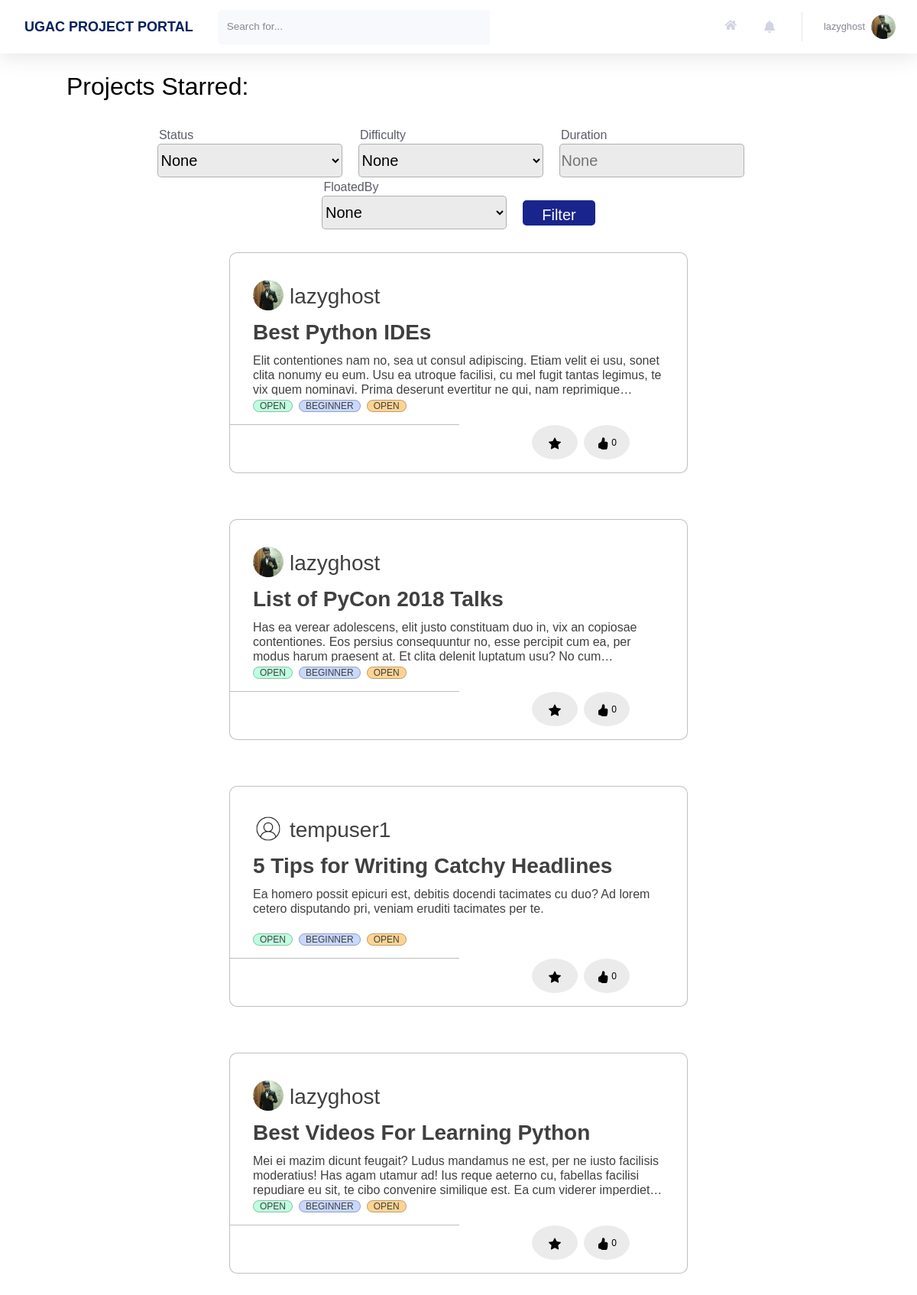
Before: /profile/projects/starred (signed in) with the older database file.
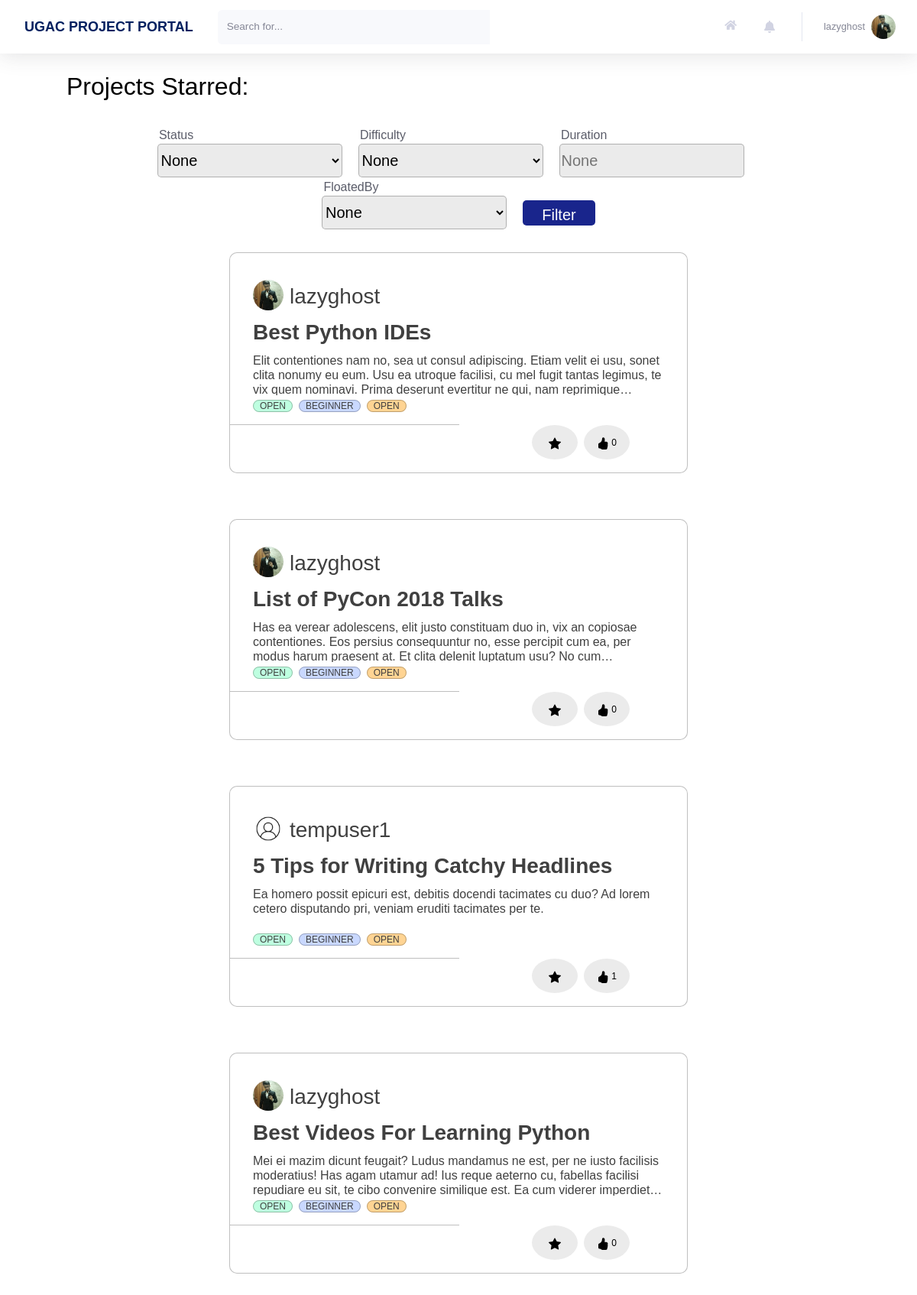
After: the same page with the newer database file.
### home/models.py (models this page shows, shortened)
class Project(models.Model):
    Title = models.CharField(max_length=30)
    Description = models.TextField()
    FloatedBy = models.ForeignKey(User, on_delete=models.CASCADE,related_name="FloatedBy")
    Mentors = models.ManyToManyField(User,related_name='Mentors')
    Status = models.CharField(max_length=10, choices=STATUS_CHOICES, default='Open')
    OpenedFor = models.CharField(max_length=300)
    Difficulty = models.CharField(max_length=15, choices=DIFFICULTY_CHOICES, default='Beginner')
    PreRequisite = models.TextField()
    Tags = models.ManyToManyField(Tag, related_name='Tags')
    Duration = models.CharField(max_length=30)
    DatePosted = models.DateTimeField(default = timezone.now)
    SelectionCriteria = models.TextField()
    MailNotification = models.CharField(max_length=5, choices=NOTIFICATION_CHOICES,default='On')
    ApplyRequest = models.ManyToManyField(User, related_name='ApplyRequest', blank = True)
    AlreadyApplied = models.ManyToManyField(User, related_name='AlreadyApplied', blank = True)
    Likes = models.IntegerField(default=0)

### users/models.py (models this page shows, shortened)
class Profile(models.Model):
    user = models.OneToOneField(User, on_delete=models.CASCADE)
    image = models.ImageField(default = 'default.jpg', upload_to='profile_pics', blank=True)
    rollno = models.CharField(max_length=10)
    year = models.CharField(max_length=30, choices = YEAR_CHOICES)
    branch = models.CharField(max_length=30, choices = BRANCH_CHOICES)
    techskills = models.TextField()
    starred_projects = models.ManyToManyField(Project, related_name='starred_projects', blank = True)
    liked_projects = models.ManyToManyField(Project, related_name='liked_projects', blank = True)
    cv = models.FileField(blank = True, upload_to='resumes')

### users/views.py (the view)
# urls.py: path('projects/starred', views.projects_starred, name = 'projects-starred'),
@login_required
def projects_starred(request):
    projects_starred = request.user.profile.starred_projects.all()
    myFilter = ProjectFilter(request.GET, queryset=projects_starred)
    filtered_projects = myFilter.qs
    user_starred_projects_id = []
    for project in request.user.profile.starred_projects.all():
        user_starred_projects_id.append(project.id)
    context = {
        'title': 'Projects Starred',
        'projects' : filtered_projects,
        'user_starred_projects_id' : user_starred_projects_id,
        'notifications': Notification.objects.filter(user=request.user).order_by('-time'),
        'myFilter': myFilter,
    }
    return render(request, 'users/profile_starred.html', context)

### home/models.py (called while the page is built)
    def __str__(self):
        return f"{self.Title}"

### users/templates/users/profile_starred.html
{% extends 'users/profile_applied.html' %}
{% block headingBlock %}
<h2>Projects Starred:</h2>
{% endblock headingBlock %}

### home/templates/home/main.html (shortened to what the changed rows need)
{% extends 'home/base.html' %}
{% load static %}
{% load crispy_forms_tags %}
{% block customStylesheets %}
<link rel="stylesheet" type="text/css" href="{% static 'home/main.css' %}">
{% endblock customStylesheets %}
{% block content %}
{% block mainContentBlock %}
<div class="project_cards">
    {% block headingBlock %}{% endblock headingBlock %}
    <br>
    {% block allProjectsBlock %}
    <div class="justify-content-center" style="display: flex; flex-wrap: wrap;" id="all-projects">
        {% for project in projects %}
            <div id="projectNumber{{ project.id }}">
                <div class = "blog-container" style="flex: 1 0 45%; margin: 30px; width: 600px; height: 289px; max-width: 600px;">
                    <div class="blog-header" style="display: flex; flex-wrap: wrap;">
                        <div class="blog-author--no-cover" style="background:url('{{project.FloatedBy.profile.image.url}}');background-size: cover; border-radius: 50%; display: inline-block;height: 40px;margin-right: 0.5rem;background-position: center;top: 8px;width: 40px; top: 27px; left: 28px; margin-top: 5px; ">
                        </div>
                        <span style="flex: 1 0 45%; ">
                            <h3 style="margin-top: 10px; color:#858796;"><a href="{% url 'profile' project.FloatedBy.id %}">{{project.FloatedBy}}</a></h3>
                        </span>
                    </div>
                    <div class="blog-body">
                        <div class="blog-title demo-a">
                            <h1><a href="/project/?project_id={{project.id}}">{{ project.Title }}</a></h1>
                        </div>
                        <div class="blog-summary demo-2">
                            <p>{{project.Description}}</p>
                        </div>
                        <div class="blog-tags">
                            <ul>
                                <li><a>{{project.Status}}</a></li>
                                <li><a>{{project.Difficulty}}</a></li>
                                {% for tag in project.Tags.all %}
                                    {% if tag %}
                                            <li>
                                                <a href="/?tag={{tag}}">{{ tag }}</a>
                                            </li>
                                    {% endif %}
                                {% endfor %}
                            </ul>
                        </div>
                    </div>
                    <hr style="width: 300px; border-top: 1px solid rgba(0, 0, 0, 0.25); margin-left: 0px; margin-bottom: 0px;">
                    <div class="blog-footer">
                        <ul>
                            <li>
                                {% if project.id not in projects_id.4 %}
                                    <button class="btn btn-primary btn-user btn-block task" style="margin-left: 430px; width: 60px;" task = "Star" project_id={{project.id}} page_number={{projects.number}}>
                                        <svg xmlns="http://www.w3.org/2000/svg" width="16" height="16" fill="currentColor" class="bi bi-star" viewBox="0 0 16 16">
                                            <path d="M2.866 14.85c-.078.444.36.791.746.593l4.39-2.256 4.389 2.256c.386.198.824-.149.746-.592l-.83-4.73 3.522-3.356c.33-.314.16-.888-.282-.95l-4.898-.696L8.465.792a.513.513 0 0 0-.927 0L5.354 5.12l-4.898.696c-.441.062-.612.636-.283.95l3.523 3.356-.83 4.73zm4.905-2.767-3.686 1.894.694-3.957a.565.565 0 0 0-.163-.505L1.71 6.745l4.052-.576a.525.525 0 0 0 .393-.288L8 2.223l1.847 3.658a.525.525 0 0 0 .393.288l4.052.575-2.906 2.77a.565.565 0 0 0-.163.506l.694 3.957-3.686-1.894a.503.503 0 0 0-.461 0z" />
                                        </svg>
                                    </button>
                                {% else %}
                                    <button class="btn btn-primary btn-user btn-block task" style="margin-left: 430px; width: 60px;" task = "Unstar" project_id={{project.id}} page_number={{projects.number}}>
                                    </button>
                                {% endif %}
                            </li>
                            <li>
                                {% if project.id not in projects_id.1 %}
                                    <button class="btn btn-primary btn-user btn-block task" style="margin-right: 75px; width: 60px;" task = "Like" project_id={{project.id}} page_number={{projects.number}}>
                                        <svg xmlns="http://www.w3.org/2000/svg" width="16" height="16" fill="currentColor" class="bi bi-hand-thumbs-up" viewBox="0 0 16 16"  >
                                            <path d="M8.864.046C7.908-.193 7.02.53 6.956 1.466c-.072 1.051-.23 2.016-.428 2.59-.125.36-.479 1.013-1.04 1.639-.557.623-1.282 1.178-2.131 1.41C2.685 7.288 2 7.87 2 8.72v4.001c0 .845.682 1.464 1.448 1.545 1.07.114 1.564.415 2.068.723l.048.03c.272.165.578.348.97.484.397.136.861.217 1.466.217h3.5c.937 0 1.599-.477 1.934-1.064a1.86 1.86 0 0 0 .254-.912c0-.152-.023-.312-.077-.464.201-.263.38-.578.488-.901.11-.33.172-.762.004-1.149.069-.13.12-.269.159-.403.077-.27.113-.568.113-.857 0-.288-.036-.585-.113-.856a2.144 2.144 0 0 0-.138-.362 1.9 1.9 0 0 0 .234-1.734c-.206-.592-.682-1.1-1.2-1.272-.847-.282-1.803-.276-2.516-.211a9.84 9.84 0 0 0-.443.05 9.365 9.365 0 0 0-.062-4.509A1.38 1.38 0 0 0 9.125.111L8.864.046zM11.5 14.721H8c-.51 0-.863-.069-1.14-.164-.281-.097-.506-.228-.776-.393l-.04-.024c-.555-.339-1.198-.731-2.49-.868-.333-.036-.554-.29-.554-.55V8.72c0-.254.226-.543.62-.65 1.095-.3 1.977-.996 2.614-1.708.635-.71 1.064-1.475 1.238-1.978.243-.7.407-1.768.482-2.85.025-.362.36-.594.667-.518l.262.066c.16.04.258.143.288.255a8.34 8.34 0 0 1-.145 4.725.5.5 0 0 0 .595.644l.003-.001.014-.003.058-.014a8.908 8.908 0 0 1 1.036-.157c.663-.06 1.457-.054 2.11.164.175.058.45.3.57.65.107.308.087.67-.266 1.022l-.353.353.353.354c.043.043.105.141.154.315.048.167.075.37.075.581 0 .212-.027.414-.075.582-.05.174-.111.272-.154.315l-.353.353.353.354c.047.047.109.177.005.488a2.224 2.224 0 0 1-.505.805l-.353.353.353.354c.006.005.041.05.041.17a.866.866 0 0 1-.121.416c-.165.288-.503.56-1.066.56z" />
                                        </svg>
                                    {{project.Likes}}
                                    </button>
                                {% else %}
                                    <button class="btn btn-primary btn-user btn-block task" style="margin-right: 75px; width: 60px;" task = "Unlike" project_id={{project.id}} page_number={{projects.number}}>
                                    {{project.Likes}}
                                    </button>
                                {% endif %}
                            </li>
                        </ul>
                    </div>
                </div>
            </div>
        {% endfor %}
    </div>
    {% endblock allProjectsBlock %}
    {% endblock mainContentBlock %}
    {% endblock content %}

Changed rows visible on the page:
changed Project "5 Tips for Writing Catchy Headlines": Likes "0" → "1"
